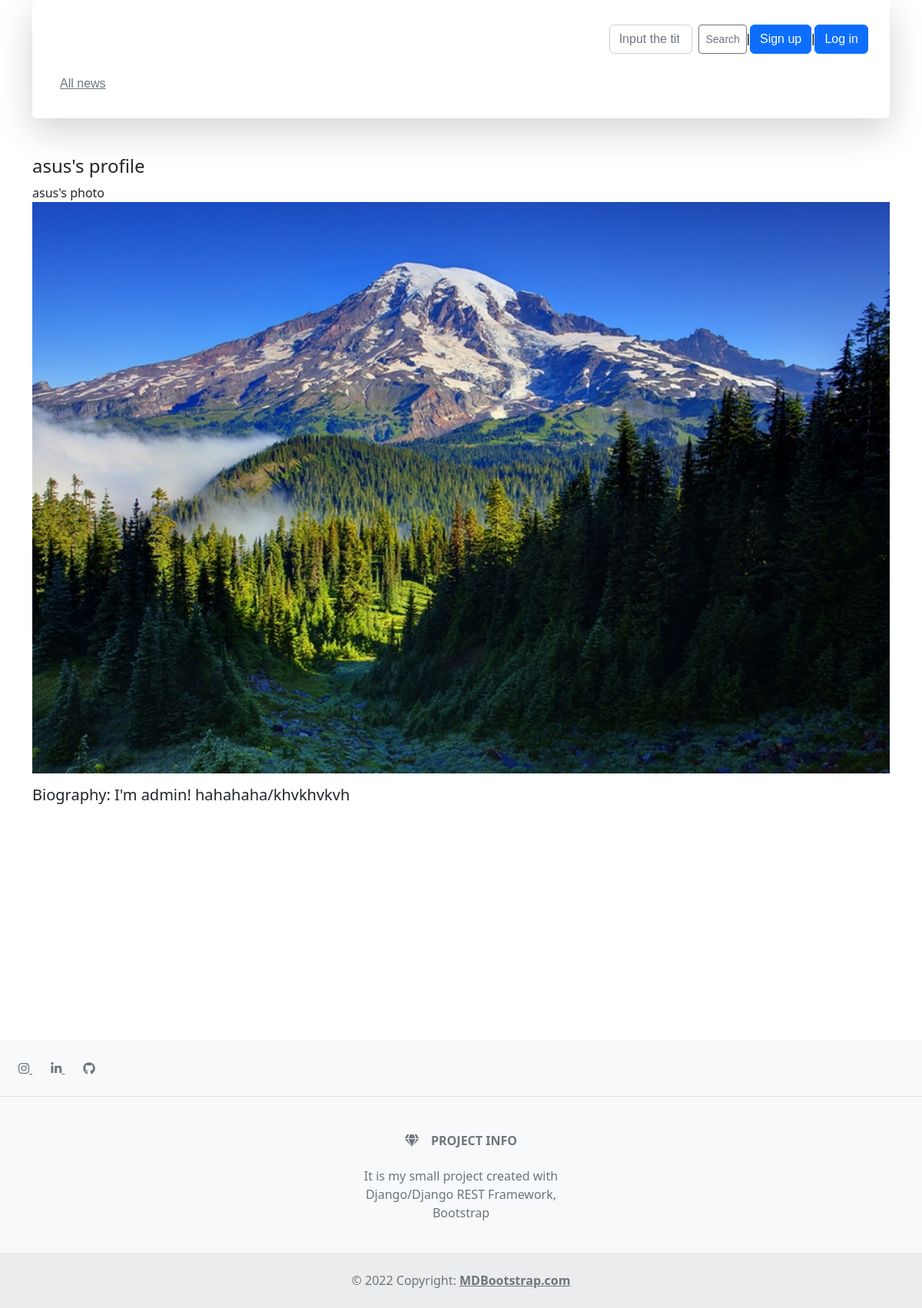
Before: /account/user_profile/1 with the older database file.
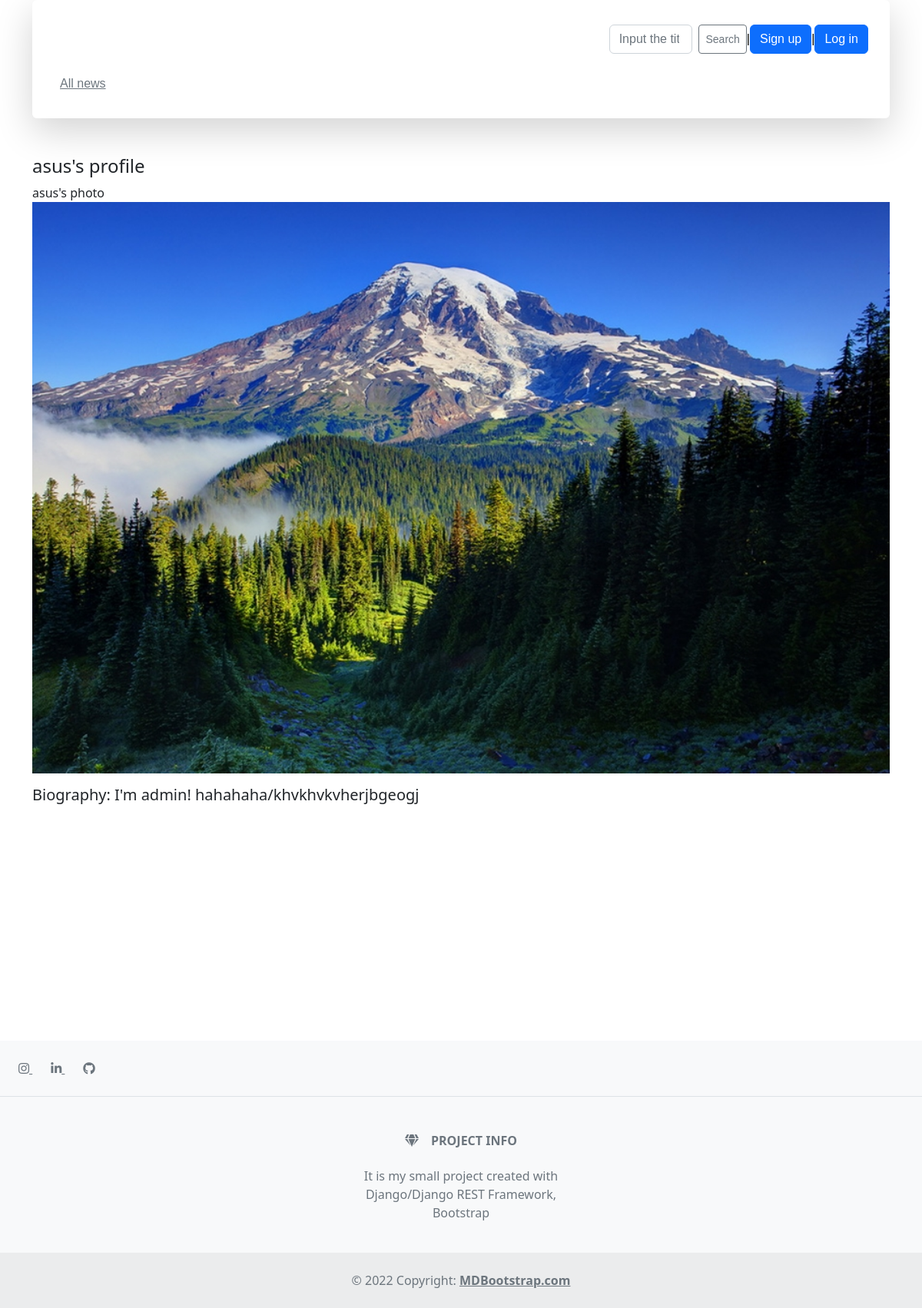
After: the same page with the newer database file.
### blog/models.py (models this page shows, shortened)
class Profile(models.Model):
    user = models.OneToOneField(User, null=True, on_delete=models.SET_NULL)
    biography = models.TextField(blank=True, null=True)
    photo = models.ImageField(blank=True, upload_to=f"profile/", null=True)

### account/views.py (the view)
# urls.py: path('user_profile/<int:user_id>', get_profile, name='get_user_profile')
def get_profile(request, user_id):
    user = User.objects.get(pk=user_id)
    profile = Profile.objects.get(user=User.objects.get(pk=user_id))
    return render(request, 'account/user_profile.html', {'profile': profile})

### templates/account/user_profile.html
{% extends 'blog/base.html' %}
{% block content %}
<div style="margin-top: 20px; margin-bottom: 300px;">
    <h4>{{ profile.user.username}}'s profile</h4>
    {% if profile.photo %}
    {{ profile.user.username}}'s photo
    <p><img class="card-img-top" alt="Thumbnail [100%x225]" src="{{ profile.photo.url }}" data-holder-rendered="true"></p>
    {% endif %}
    {% if profile.biography %}
    <div class="input-group mb-3"><h5>Biography: {{ profile.biography }}</h5></div>
    {% endif %}
</div>
{% endblock %}

### templates/blog/base.html (shortened to what this page needs)
{% load static %}
<!DOCTYPE html>
    <link rel="stylesheet" href="https://maxcdn.bootstrapcdn.com/bootstrap/4.1.0/css/bootstrap.min.css">
    <link href="/docs/5.2/dist/css/bootstrap.min.css" rel="stylesheet">
    <link rel="stylesheet" href="https://use.fontawesome.com/releases/v5.7.0/css/all.css">
    <link rel="stylesheet" href="https://cdnjs.cloudflare.com/ajax/libs/font-awesome/4.7.0/css/font-awesome.min.css">
    <link href="https://cdn.jsdelivr.net/npm/bootstrap@5.2.0/dist/css/bootstrap.min.css" rel="stylesheet">
<body>
<div class="container">
<div class="shadow-lg p-3 mb-5 bg-body rounded">
    <div class="container" style="color:black;font-family:'Gill Sans', 'Gill Sans MT', Calibri, 'Trebuchet MS', sans-serif">
        <header class="blog-header lh-1 py-3">
          <div class="row flex-nowrap justify-content-between align-items-center">
            <div class="col-4 pt-1">
            </div>
            <div class="col-4 d-flex justify-content-end align-items-center">
              <form class="d-flex" role="search" method="POST" action="{% url 'search_post' %}">
                    <input class="form-control me-2" type="search" name="title" placeholder="Input the title" aria-label="Search">
                    <button class="btn btn-sm btn-outline-secondary" type="submit">Search</button>
                  </form>
                    {%  if request.user.is_authenticated %}
                    | <a href="{% url 'logout' %}" role="button" class="btn btn-primary">Log out</a>
                    {% else %}
                    | <a href="{% url 'registration' %}" role="button" class="btn btn-primary">Sign up</a> | <a href="{% url 'login' %}" role="button" class="btn btn-primary">Log in</a>
                    {% endif %}
            </div>
          </div>
        </header>
        <div class="nav-scroller py-1 mb-2">
          <nav class="nav d-flex justify-content-between">
            <a class="p-2 link-secondary" href="{% url 'home' %}">All news</a>
          </nav>
        </div>
      </div>
</div>
{% block content %}
{% endblock %}
    </div>
<footer class="text-center text-lg-start bg-light text-muted">
  <section
    class="d-flex justify-content-center justify-content-lg-between p-4 border-bottom"
  >
    <div>
      <a href="https://www.instagram.com/den_kimm/" class="me-4 text-reset">
        <i class="fab fa-instagram"></i>
      </a>
      <a href="https://www.linkedin.com/in/daniil-kimstach-8523a8246/" class="me-4 text-reset">
        <i class="fab fa-linkedin"></i>
      </a>
      <a href="https://github.com/Daniil4949" class="me-4 text-reset">
        <i class="fab fa-github"></i>
      </a>
    </div>
  </section>
  <section class="">
    <div class="container text-center text-md-start mt-5">
      <div class="row mt-3">
        <div class="col-md-3 col-lg-4 col-xl-3 mx-auto mb-4">
          <h6 class="text-uppercase fw-bold mb-4">
            <center><i class="fas fa-gem me-3"></i>Project info</center>
          </h6>
          <p>
            <center>It is my small project created with Django/Django REST Framework, Bootstrap</center>
          </p>
        </div>
      </div>
  </section>
  <div class="text-center p-4" style="background-color: rgba(0, 0, 0, 0.05);">
    © 2022 Copyright:
    <a class="text-reset fw-bold" href="https://mdbootstrap.com/">MDBootstrap.com</a>
  </div>
</footer>
</body>
</html>

### templates/blog/base.html (style rules this page uses)
.nav-scroller { position: relative; z-index: 2; height: 2.75rem; overflow-y: hidden; }
.nav-scroller .nav { display: flex; flex-wrap: nowrap; padding-bottom: 1rem; margin-top: -1px; overflow-x: auto; text-align: center; white-space: nowrap; -webkit-overflow-scrolling: touch; }

Changed rows visible on the page:
changed Profile "asus": biography "I'm admin! hahahaha/khvkhvkvh" → "I'm admin! hahahaha/khvkhvkvherjbgeogj"
